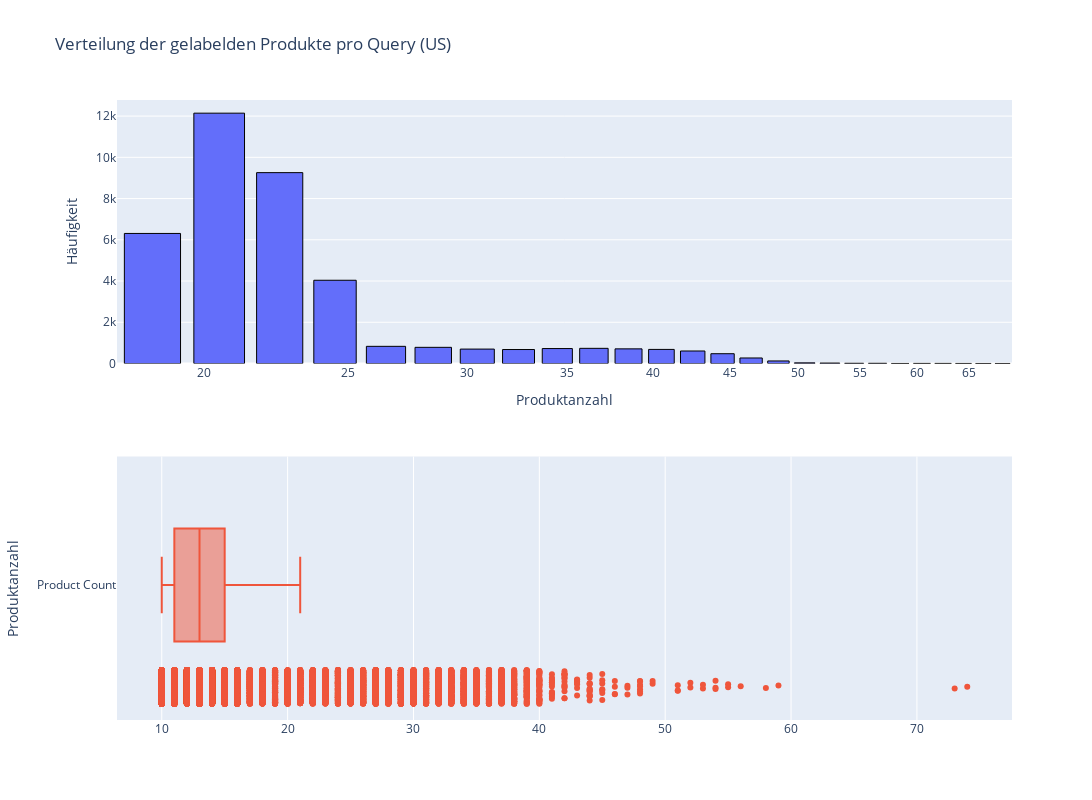

The notebook cell saved with this chart:
### Markdown cell above
## Display the distribution of the number of products per query

### Code cell
product_counts_per_query = (
    df_examples_reduced_long.groupby(["query_id"])["product_id"]
    .nunique()
    .reset_index(name="product_count")
)

fig = make_subplots(rows=2, cols=1)
# make a histogram of the product_count and a horizontal boxplot of the product_count
fig.add_trace(
    go.Histogram(
        x=product_counts_per_query["product_count"],
        name="Product Count",
        nbinsx=50,
        marker=dict(line=dict(width=1, color="black")),
    ),
    row=1,
    col=1,
)
fig.add_trace(
    go.Box(
        x=product_counts_per_query["product_count"],
        name="Product Count",
        boxpoints="all",
        jitter=0.3,
        pointpos=-1.8,
    ),
    row=2,
    col=1,
)
fig.update_layout(
    title_text="Verteilung der gelabelden Produkte pro Query (US)",
    showlegend=False,
    height=800,
    width=1200,
    bargap=0.2,
)
fig.update_xaxes(title_text="Produktanzahl", row=1, col=1)
fig.update_yaxes(title_text="Häufigkeit", row=1, col=1)
fig.update_yaxes(title_text="Produktanzahl", row=2, col=1)
# x achse in log scale
fig.update_xaxes(type="log", row=1, col=1)
fig.show()

### Figure 1 — Plotly figure (JSON) as saved in the notebook; plotly's stock layout.template omitted (floating-point values rounded to 4 significant figures; data arrays with more than 128 entries replaced by an {"elided": "..."} marker saying what was removed)
{"data": [{"marker": {"line": {"color": "black", "width": 1}}, "name": "Product Count", "nbinsx": 50, "x": {"elided": "39161 int values"}, "type": "histogram", "xaxis": "x", "yaxis": "y"}, {"boxpoints": "all", "jitter": 0.3, "name": "Product Count", "pointpos": -1.8, "x": {"elided": "39161 int values"}, "type": "box", "xaxis": "x2", "yaxis": "y2"}], "layout": {"xaxis": {"anchor": "y", "domain": [0.0, 1.0], "title": {"text": "Produktanzahl"}, "type": "log"}, "yaxis": {"anchor": "x", "domain": [0.575, 1.0], "title": {"text": "Häufigkeit"}}, "xaxis2": {"anchor": "y2", "domain": [0.0, 1.0]}, "yaxis2": {"anchor": "x2", "domain": [0.0, 0.425], "title": {"text": "Produktanzahl"}}, "title": {"text": "Verteilung der gelabelden Produkte pro Query (US)"}, "showlegend": false, "height": 800, "width": 1200, "bargap": 0.2}}
